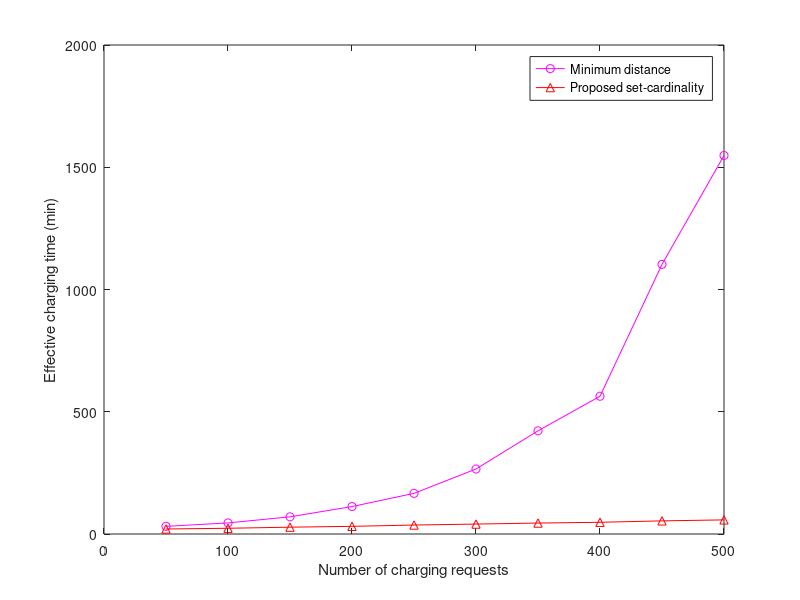
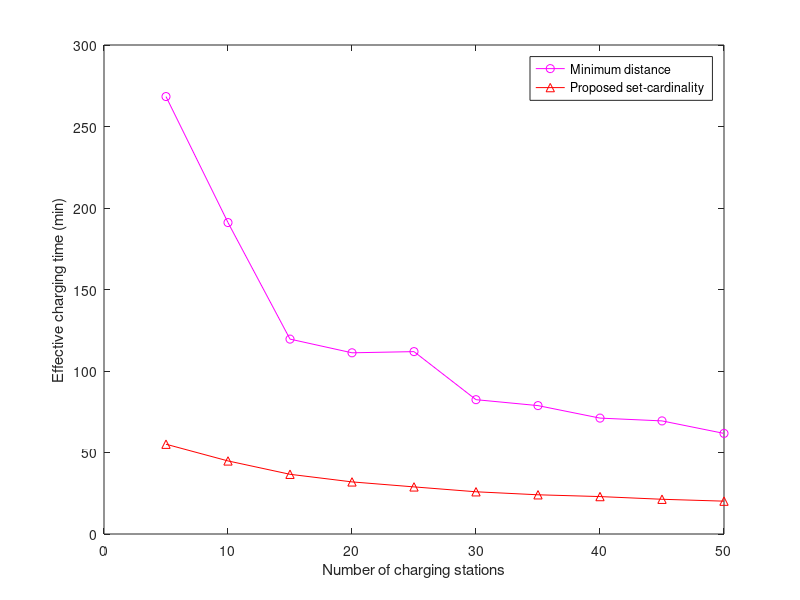
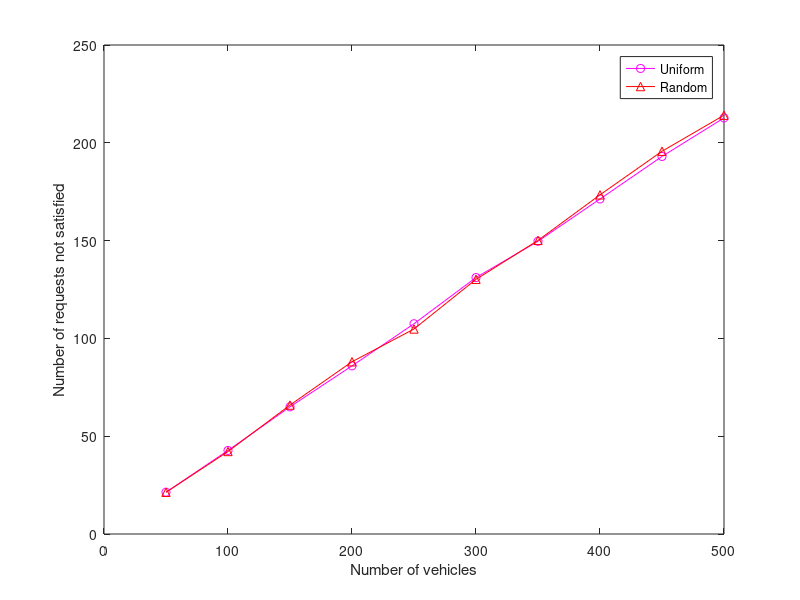
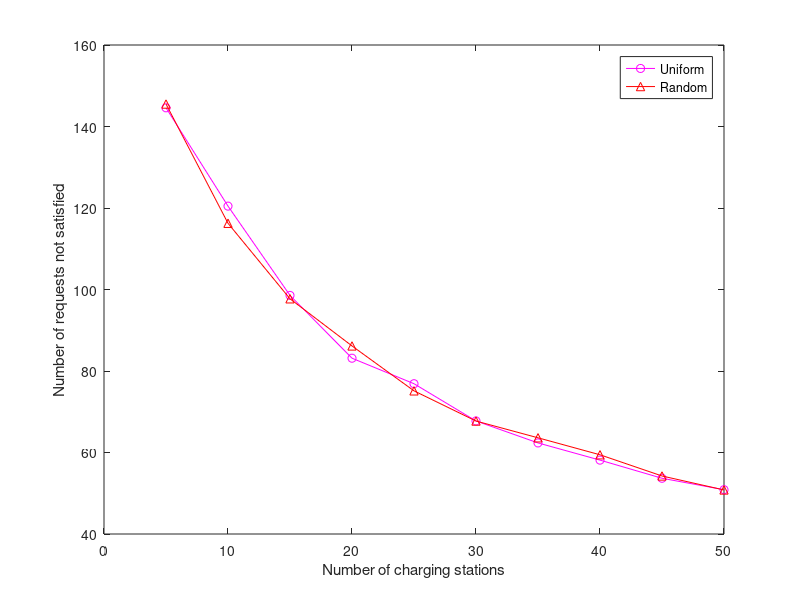

The MATLAB script that drew these images, in order:
vehicles = [50,100,150,200,250,300,350,400,450,500]
stations = [5,10,15,20,25,30,35,40,45,50]

chargeTimeSetCardinalityVehiclesRandomDistribution = [20.478268048735988,23.44667112180537,27.92484927975982,31.329433212955585,36.66133318832747,40.625529130928896,44.77311748643313,47.94401465704446,53.69560289866352,57.72863899087343]
chargeTimeMinDistanceVehiclesRandomDistribution = [31.2886853249878,45.307580293350505,70.27940037005025,112.2251145355034,166.2317664334433,265.911072857167,422.04207275835086,563.4705886653895,1102.7556838746737,1548.210019044098]
requestNotMetVehiclesRandomDistribution = [21.31,42.18,65.91,88.06,104.8,130.19,150.09,173.39,195.67,214.09]

chargeTimeSetCardinalityStationsRandomDistribution = [55.08053150171241,44.83259971861359,36.632937712738716,31.97036253878751,28.90182189881072,25.906495844892863,24.059488960390137,22.96281404169825,21.308766547074466,20.14943507838488]
chargeTimeMinDistanceStationsRandomDistribution = [268.3709597188085,191.05967077744475,119.56534581304733,111.16599332822976,111.88999388050789,82.41030315354003,78.76947674515048,71.10336946956019,69.38785705798539,61.716287279472866]
requestNotMetStationsRandomDistribution = [145.51,116.25,97.72,86.15,75.13,67.72,63.61,59.44,54.24,50.81]

chargeTimeSetCardinalityVehiclesUniformDistribution = [20.77550661632364,25.42485324785094,30.64180257499668,35.46693280773729,40.30503990867655,45.737190512126446,52.45394559390614,57.53518958015721,62.38199909059439,67.9457739806666]
chargeTimeMinDistanceVehiclesUniformDistribution = [31.26022984252816,46.26041531535453,76.53062753722102,130.4423060803744,216.88070995318495,336.14423677078497,560.9361004046782,1046.075616775166,1152.9009422670003,2006.3044878093865]
requestNotMetVehiclesUniformDistribution = [21.38,42.71,65.01,85.96,107.49,131.11,149.66,171.27,193.02,212.72]

chargeTimeSetCardinalityStationsUniformDistribution = [59.91894723350045,46.35698415270027,40.73341908549235,36.42156046785055,31.117171355935444,29.296419365379126,27.72329785959731,25.223347052813164,24.28605042445624,22.39196066355876]
chargeTimeMinDistanceStationsUniformDistribution = [289.1818213119226,228.9848427352882,172.76667688435853,128.53335889639598,103.60663061253234,94.0654852226544,84.86340214343802,75.17501815550851,72.90621986970017,63.93602787106247]
requestNotMetStationsUniformDistribution = [144.59,120.46,98.55,83.14,76.88,67.74,62.35,58.13,53.68,50.87]

timeVehiclesConfig1 = [0.08631455898284912,0.2584784507751465,0.49585144519805907,0.8085688591003418,1.463171362876892,1.8617226600646972,3.0404648780822754,4.044885110855103,4.208924913406372,5.811145687103272]
timeStationsConfig1 = [0.14855666160583497,0.5523448944091797,1.0176671266555786,1.7363075017929077,3.169972372055054,5.654733967781067,7.054101848602295,7.8190267324447635,9.079587650299072,15.968835639953614]

timeVehiclesConfig2 = [0.10205378532409667,0.24036877155303954,0.5267526388168335,1.1147529840469361,1.6339706182479858,2.9222047328948975,3.660823607444763,6.28851797580719,8.400266671180725,9.980642414093017]
timeStationsConfig2 = [0.2062058925628662,0.42765982151031495,1.1341724395751953,2.4410072565078735,4.227261686325074,6.850132894515991,8.480606842041016,9.533472752571106,17.590594506263734,17.54709961414337]

figure;
plot( vehicles, chargeTimeMinDistanceVehiclesRandomDistribution, 'mo-',  vehicles, chargeTimeSetCardinalityVehiclesRandomDistribution,  'r^-')
legend('Minimum distance', 'Proposed set-cardinality ')
xlabel('Number of charging requests')
ylabel('Effective charging time (min)')
%axis([0 20  0 5])


figure;
plot(stations, chargeTimeMinDistanceStationsRandomDistribution, 'mo-', stations, chargeTimeSetCardinalityStationsRandomDistribution,  'r^-')
legend('Minimum distance', 'Proposed set-cardinality ')
xlabel('Number of charging stations')
ylabel('Effective charging time (min)')
%axis([0 20  0 5])


figure;
plot(vehicles, requestNotMetVehiclesUniformDistribution, 'mo-' , vehicles, requestNotMetVehiclesRandomDistribution,  'r^-')
legend('Uniform', 'Random')
xlabel('Number of vehicles')
ylabel('Number of requests not satisfied')
%axis([0 20  0 5])

figure;
plot(stations, requestNotMetStationsUniformDistribution, 'mo-',  stations, requestNotMetStationsRandomDistribution,  'r^-')
legend('Uniform', 'Random')
xlabel('Number of charging stations')
ylabel('Number of requests not satisfied')
%axis([0 20  0 5])
figure
plot(vehicles, chargeTimeMinDistanceVehiclesUniformDistribution, 'mo-',  vehicles, chargeTimeSetCardinalityVehiclesUniformDistribution,  'r^-')
legend('Minimum distance', 'Proposed set-cardinality ')
xlabel('Number of vehicles')
ylabel('Effective charging time (min)')
%axis([0 20  0 5])

figure;
plot(stations, chargeTimeMinDistanceStationsUniformDistribution, 'mo-', stations, chargeTimeSetCardinalityStationsUniformDistribution,  'r^-' )
legend('Minimum distance', 'Proposed set-cardinality ')
xlabel('Number of charging stations')
ylabel('Effective charging time (min)')
%axis([0 20  0 5])



figure;
plot(vehicles, chargeTimeSetCardinalityVehiclesUniformDistribution, 'mo-', vehicles, chargeTimeSetCardinalityVehiclesRandomDistribution,  'r^-' )
legend('Uniform', 'Random ')
xlabel('Number of vehicles')
ylabel('Effective charging time (min)')
%axis([0 20  0 5])

figure;
plot(stations, chargeTimeSetCardinalityStationsUniformDistribution, 'mo-',  stations, chargeTimeSetCardinalityStationsRandomDistribution,  'r^-')
legend('Uniform', 'Random ')
xlabel('Number of charging stations')
ylabel('Effective charging time (min)')
%axis([0 20  0 5])

figure;
subplot(2, 1, 1);
plot( vehicles, chargeTimeMinDistanceVehiclesRandomDistribution, 'mo-',  vehicles, chargeTimeSetCardinalityVehiclesRandomDistribution,  'r^-')
legend('Minimum distance', 'Proposed set-cardinality ')
xlabel('Number of vehicles')
ylabel('Effective charging time (min)')
%axis([0 20  0 5])



subplot(2, 1, 2);
plot(stations, chargeTimeMinDistanceStationsRandomDistribution, 'mo-', stations, chargeTimeSetCardinalityStationsRandomDistribution,  'r^-')
legend('Minimum distance', 'Proposed set-cardinality ')
xlabel('Number of charging stations')
ylabel('Effective charging time (min)')
%axis([0 20  0 5])



figure;
subplot(2, 1, 1);
plot(vehicles, timeVehiclesConfig2, 'mo-',  vehicles, timeVehiclesConfig1,  'r^-')
legend('4 cores, 2.4 GHz', '8 cores, 3.6 GHz')
xlabel('Number of vehicles')
ylabel('Execution time (s)')


subplot(2, 1, 2);
plot(stations, timeStationsConfig2, 'mo-',  stations, timeStationsConfig1,  'r^-')
legend('4 cores, 2.4 GHz', '8 cores, 3.6 GHz')
xlabel('Number of charging stations ')
ylabel('Execution time (s)')










